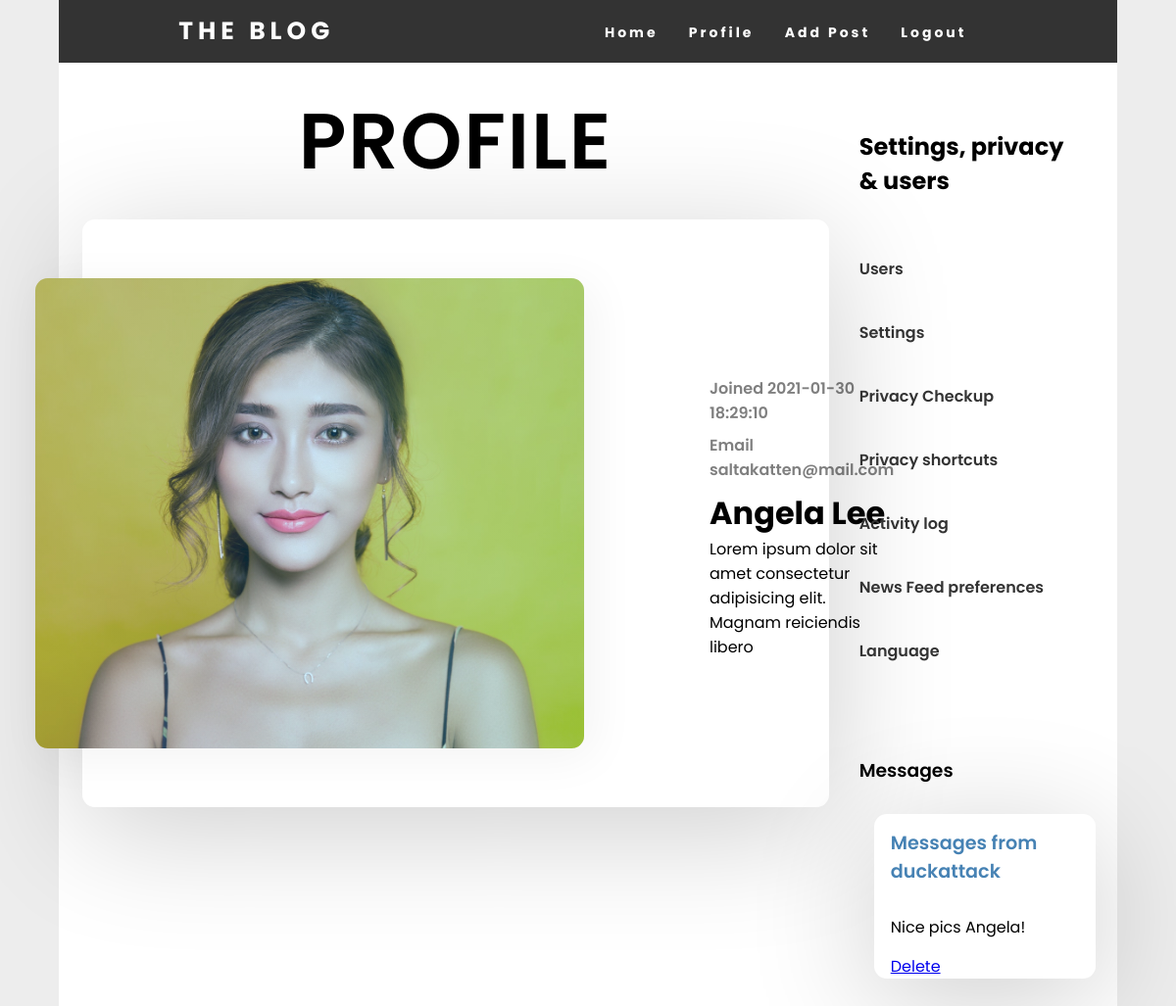
Page /pages/profile.php?user=19 (signed in) on the committed database.
### tables this page shows
CREATE TABLE `users` (
  `id` int(11) unsigned NOT NULL AUTO_INCREMENT,
  `username` varchar(255) DEFAULT NULL,
  `email` varchar(255) DEFAULT NULL,
  `password` varchar(255) DEFAULT NULL,
  `created_at` timestamp NOT NULL DEFAULT current_timestamp(),
  `updated_at` timestamp NULL DEFAULT current_timestamp() ON UPDATE current_timestamp(),
  `profile_image` varchar(255) DEFAULT NULL,
  `f_name` varchar(30) DEFAULT NULL,
  `l_name` varchar(30) DEFAULT NULL,
  PRIMARY KEY (`id`)
);

CREATE TABLE `comments` (
  `id` int(11) unsigned NOT NULL AUTO_INCREMENT,
  `from_id` varchar(100) DEFAULT NULL,
  `comment` varchar(255) DEFAULT NULL,
  `comment_user_id` int(11) DEFAULT NULL,
  `created_at` timestamp NULL DEFAULT current_timestamp(),
  `updated_at` timestamp NULL DEFAULT current_timestamp() ON UPDATE current_timestamp(),
  `from_user_id` int(11) DEFAULT NULL,
  PRIMARY KEY (`id`)
);

### functions/functions.php (called while the page is built, shortened)
<?php
function addProfileToViewProfile($pdo, $userID){
    $sql = 'SELECT users.email, users.username,
    users.profile_image, users.f_name, users.l_name, users.created_at FROM users WHERE users.id = :id';
    $statement = $pdo->prepare($sql);
    $statement->bindParam(':id', $userID);
    $statement->execute();
    return $statement;
}
function joinUserWithComment($pdo, $userCommentID){
    $sql = 'SELECT users.email, users.username, users.id, comments.comment_user_id, comments.comment, comments.id, comments.from_id
            FROM users
            LEFT JOIN comments
            ON users.id = comments.comment_user_id
            WHERE comments.comment_user_id = :comment_user_id';
    $statement = $pdo->prepare($sql);
    $statement->bindParam(':comment_user_id', $userCommentID);
    $statement->execute();
    return $statement;
}

### pages/sidebar.php (called while the page is built)
<?php
$userid = $_SESSION['user']['id'];
$sidebar = array(
    array(
        'slug' => 'users.php',
        'title' => 'Users'
    ),
    array(
        'slug' => "settings.php?user=$userid",
        'title' => 'Settings'
    ),
    array(
        'slug' => '#',
        'title' => 'Privacy Checkup'
    ),
    array(
        'slug' => '#',
        'title' => 'Privacy shortcuts'
    ),
    array(
        'slug' => '#',
        'title' => 'Activity log'
    ),
    array(
        'slug' => '#',
        'title' => 'News Feed preferences'
    ),
    array(
        'slug' => '#',
        'title' => 'Language'
    ),
);
?>

### functions/add-comment.php (called while the page is built, shortened)
<?php
require_once 'functions.php';
if(isset($_GET['user'])){
    $userID = $_GET['user'];
    $addCommentToUser = joinUserWithComment($pdo, $userID);
    $commentByUser = $addCommentToUser->fetchAll(PDO::FETCH_CLASS);
}

### pages/profile.php (the view, shortened to what this page needs)
<?php
require_once '../header/newheader.php';
require_once '../functions/delete-comment.php';
require_once '../functions/add-comment.php';
$userID = $_GET['user'];
$addProfileToViewProfile = addProfileToViewProfile($pdo, $userID);
$viewProfile = $addProfileToViewProfile->fetchAll(PDO::FETCH_CLASS);
?>
<main>
<?php if(isset($_GET['user'])):?>
    <div class="main-container">
        <div class="contant">
        <h2 class="page-title">Profile</h2>
        <?php foreach($viewProfile as $userProfile) : ?>
        <div class="profile-card">
        <div class="blog-profile">
            <div class="blog-profile_img">
                <img src="../profileimages/<?= $userProfile->profile_image?>" alt="">
            </div>
            <div class="blog-profile_info">
                <div class="blog-profile_data">
                    <span>Joined <?php echo $userProfile->created_at?></span>
                    <span>Email <?php echo $userProfile->email?></span>
                </div>
                <h1 class="blog-profile_title"><?= $userProfile->f_name ?> <?= $userProfile->l_name ?></h1>
                <p class="blog-post_text">Lorem ipsum dolor sit amet consectetur adipisicing elit. Magnam reiciendis libero</p>
            </div>
        </div>
        </div>
        <?php endforeach; ?>
    </div>
        <aside class="side-bar">
            <div class="settings">
            <h2>Settings, privacy & users</h2>
            <?php include 'sidebar.php'; ?>
            <ul>
            <?php foreach($sidebar as $items): ?>
            <li><a href="<?= $items['slug'] ?>"> <?= $items['title']?> </a></li>
            <?php endforeach ; ?>
            </ul>
            </div>
            <div class="messages">
            <h3>Messages</h3>
                <?php foreach($commentByUser as $comment) : ?>
                <div class="comment">
                <div class="comment-bubble">
                <p class="from">Messages from <?php echo $comment->from_id; ?></p>
                <p class="message-txt"><?php echo $comment->comment; ?></p>
                <div class="delete-comment">
                <a href="profile.php?delete-comment=<?php echo $comment->id ?>">Delete</a>
                </div>
                </div>
                </div>
                <?php endforeach ; ?>
            </div>
        </aside>
    </div>
<?php endif ;?>
</main>
</body>
</html>

### css/header-style.css (style rules this page uses)
* { margin: 0px; padding: 0px; box-sizing: border-box; }

### css/main-container.css (style rules this page uses)
.main-container { display: flex; justify-content: space-around; width: 90%; margin: auto; background-color: #fff; }
.contant { width: 75%; }
.contant .page-title { width: 85%; margin: auto; padding: 20px 0; text-align: center; font-size: 80px; font-weight: 600; text-transform: uppercase; letter-spacing: 2px; }

### css/profile-info-styling.css (style rules this page uses)
.profile-card { width: 100%; height: 75vh; display: flex; justify-content: center; padding: 0 1.5rem; }
.blog-profile { width: 100%; max-width: 80rem; height: 100%; max-height: 40rem; padding: 5rem; background-color: #fff; box-shadow: 0 1.4rem 8rem rgba(0, 0, 0, .2); display: flex; align-items: center; border-radius: .8rem; }
.blog-profile_img { min-width: 35rem; max-width: 35rem; height: 30rem; transform: translateX(-8rem); position: relative; }
.blog-profile_img img { width: 100%; height: 100%; object-fit: cover; display: block; border-radius: .8rem; }
.blog-profile_img::before { content: ''; width: 100%; height: 100%; position: absolute; top: 0; left: 0; background: linear-gradient(to right, rgba(79, 172, 254, .2), rgba(0, 242, 254, .2)); box-shadow: .5rem .5rem 3rem 1px rgba(0, 0, 0, .05); border-radius: .8rem; }
.blog-profile_data span { display: block; color: rgba(0, 0, 0, .5); font-size: 1rem; font-weight: 600; margin: .5rem 0; }

### css/aside-style.css (style rules this page uses)
.side-bar { width: 25%; }
.settings { width: 95%; margin: auto; padding: 68px 0 20px; }
.settings h2 { width: 90%; }
.settings ul { list-style: none; padding: 20px 0; }
.settings ul li { margin: 40px 0; }
.settings ul li a { text-decoration: none; color: #333; font-weight: 600; }
.messages { width: 95%; margin: auto; padding: 0 0 20px 0; }
.messages h3 { padding: 15px 0; font-weight: 600; }
.comment { background-color: #fff; border-radius: .8rem; margin: 15px; box-shadow: 0 1.4rem 8rem rgba(0, 0, 0, .2); }
.comment-bubble { width: 85%; margin: auto; }
.comment-bubble p { padding: 15px 0; }
.comment-bubble .from { font-size: 1.2rem; color: steelblue; font-weight: 600; }

### css/login-style.css (style rules this page uses)
body { margin: 0; padding: 0; font-family: montserrat; overflow-x: hidden; font-family: 'Poppins', sans-serif; background: rgb(237, 237, 237); }

### rows in the picture
users: profile_image (picture), created_at "2021-01-30 18:29:10", email "saltakatten@mail.com", f_name "Angela", l_name "Lee", comments.from_id "duckattack", comments.comment "Nice pics Angela!"

### other values in the picture
$items['title'] "Home"
$items['title'] "Profile"
$items['title'] "Add Post"
$items['title'] "Logout"
$items['title'] "Users"
$items['title'] "Settings"
$items['title'] "Privacy Checkup"
$items['title'] "Privacy shortcuts"
$items['title'] "Activity log"
$items['title'] "News Feed preferences"
$items['title'] "Language"
